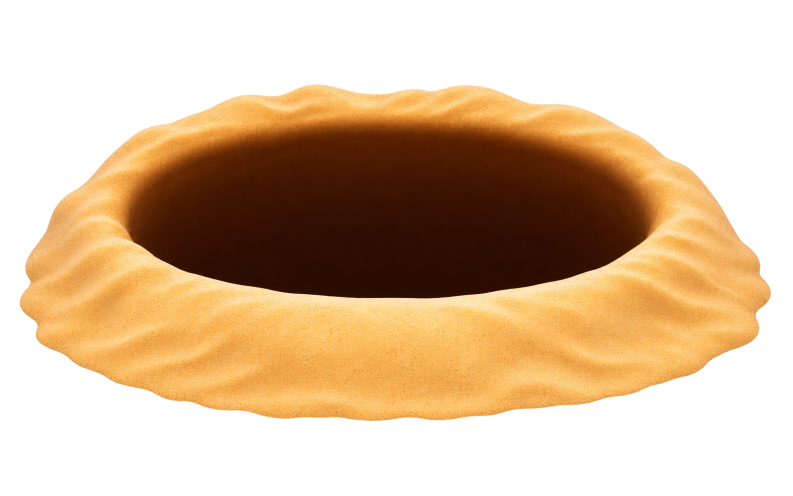
#> input picture mole/assets/rhythm/beach-sand-hole-v1690/hole-source.png, 1585 x 992 px (shown at 1/2 size)
$ python prepare-beach-sand-v1690.py
#> lines starting #> are read from the running program, lines starting #| are printed output that depends on the picture; long printed decimals are rounded
"""Pack the ImageGen source and derive matching render/occlusion layers, without repainting."""
from pathlib import Path
from PIL import Image
import json,statistics,hashlib
from collections import deque
repo=Path(__file__).resolve().parent.parent;folder=repo/'mole/assets/rhythm/beach-sand-hole-v1690'
source=Image.open(folder/'hole-source.png').convert('RGBA')
#> source is the input picture: PIL image 1585x992 RGBA; mean R, G, B, A 92.4, 64.6, 32.4, 126.4
box=source.getchannel('A').point(lambda a:255 if a>=64 else 0).getbbox()
#> box = (39, 168, 1542, 842)
pad=12;box=(max(0,box[0]-pad),max(0,box[1]-pad),min(source.width,box[2]+pad),min(source.height,box[3]+pad))
#> after `box = (max(0, box[0] - pad), max(0, box[1] - pad), min(source.width, b`: box = (27, 156, 1554, 854)
image=source.crop(box);size=(1024,round(image.height/image.width*1024));image=image.resize(size,Image.Resampling.LANCZOS);w,h=size
#> after `image = source.crop(box)`:
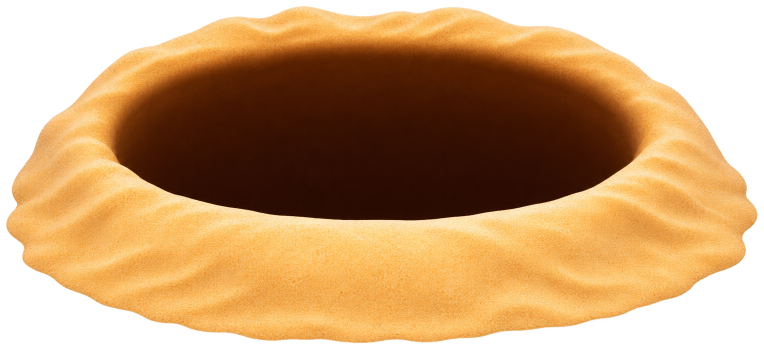
#> image: PIL image 1527x698 RGBA (shown at 1/2 size); mean R, G, B, A 136.3, 95.3, 47.7, 186.4; transparent parts drawn white
#> after `size = (1024, round(image.height / image.width * 1024))`: size = (1024, 468)
#> after `image = image.resize(size, Image.Resampling.LANCZOS)`:
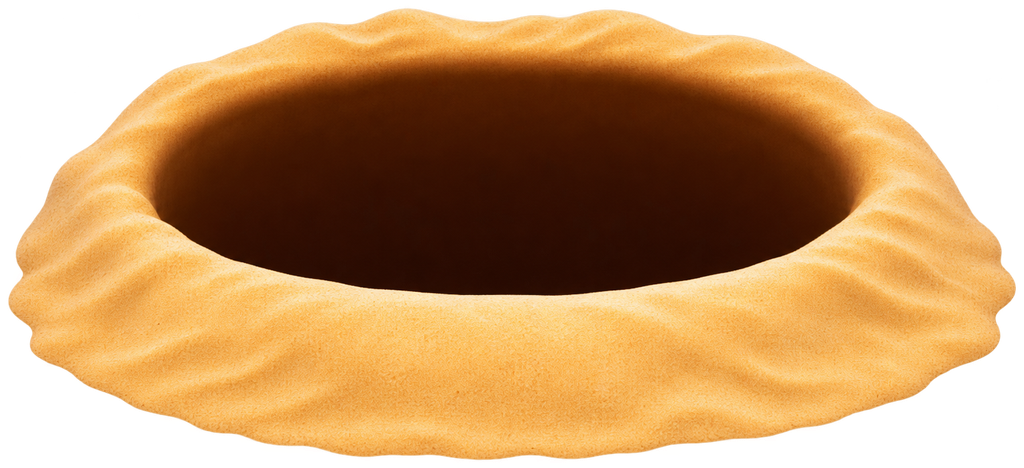
#> image: PIL image 1024x468 RGBA; mean R, G, B, A 135.3, 94.8, 47.4, 186.4; transparent parts drawn white
#> after `w, h = size`: w = 1024; h = 468
pixels=image.load();cy=round(h*.47)
#> after `cy = round(h * 0.47)`: cy = 220
def dark(x,y):
    r,g,b,a=pixels[x,y];return a>160 and r<132 and g<76 and b<54
seed=(w//2,cy);assert dark(*seed);queue=deque([seed]);seen={seed};columns={}
#> after `seed = (w // 2, cy)`: seed = (512, 220)
#> in dark, `r, g, b, a = pixels[x, y]`: r = 44; g = 12; b = 1; a = 252
while queue:
    x,y=queue.popleft();columns.setdefault(x,[]).append(y)
    for nx,ny in [(x-1,y),(x+1,y),(x,y-1),(x,y+1)]:
        if 0<=nx<w and 0<=ny<h and (nx,ny) not in seen and dark(nx,ny):seen.add((nx,ny));queue.append((nx,ny))
#> this loop made 125226 passes
#> (x, y) on passes 1 to 3: (512, 220), (511, 220), (513, 220)
#> after the loop, columns = 698 items; seen = 125226 items
valid={x:max(ys)+1 for x,ys in columns.items() if len(ys)>=10};lo=min(valid);hi=max(valid);raw=[]
#> after `valid = {x: max(ys) + 1 for x, ys in columns.items() if len(ys) >= 10}`: valid = 694 items
#> after `lo = min(valid)`: lo = 156
#> after `hi = max(valid)`: hi = 849
for x in range(w):
    if x<lo:raw.append(h*.50+(valid[lo]-h*.50)*x/max(1,lo))
    elif x>hi:raw.append(valid[hi]+(h*.50-valid[hi])*(x-hi)/max(1,w-1-hi))
    else:raw.append(valid.get(x,valid[min(valid,key=lambda k:abs(k-x))]))
#> after the loop, raw = 1024 values, max 295 at index 458, min 211 at index 156, mean 257.7
median=[statistics.median(raw[max(0,x-18):min(w,x+19)]) for x in range(w)]
#> median = 1024 values, max 295 at index 458, min 213.5 at index 139, mean 257.8
curve=[sum(median[max(0,x-4):min(w,x+5)])/len(median[max(0,x-4):min(w,x+5)]) for x in range(w)]
#> curve = 1024 values, max 295 at index 462, min 213.5 at index 143, mean 257.8
# Exclude 3 source pixels of dark lip (about .3 CSS px on a 390px-wide phone).
# The source/back image is unchanged; foreground and GPU mask use the same inset.
curve=[edge+3 for edge in curve]
#> curve = 1024 values, max 298 at index 462, min 216.5 at index 143, mean 260.8
front=image.copy();front_pixels=front.load();mask=Image.new('RGBA',size,(255,255,255,0));mask_pixels=mask.load()
for x in range(w):
    edge=curve[x]
    for y in range(h):
        coverage=max(0,min(1,(y-edge+.75)/1.5));r,g,b,a=pixels[x,y]
        front_pixels[x,y]=(r,g,b,round(a*coverage));mask_pixels[x,y]=(255,255,255,round(255*coverage))
#> this loop made 1024 passes
#> edge on passes 1 to 3: 235.5, 235.5, 235.5
image.save(folder/'hole-back.png');front.save(folder/'hole-front.png');mask.save(folder/'hole-occlusion.png')
#> after `image.save(folder / 'hole-back.png')`:
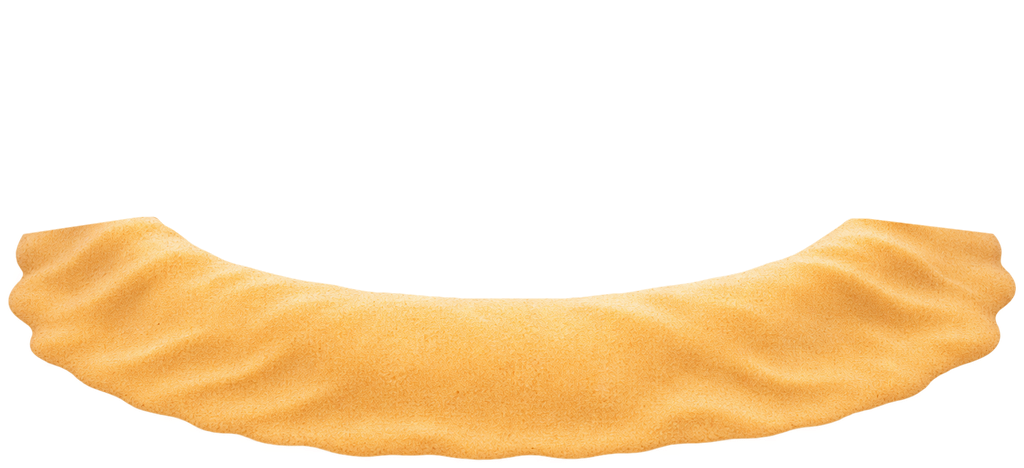
#> saved as hole-front.png: PIL image 1024x468 RGBA; mean R, G, B, A 135.3, 94.8, 47.4, 85.4; transparent parts drawn white
geometry={'width':w,'height':h,'frontCenterY':curve[w//2]/h,'sourceCrop':box,'frontCurvePixels':curve,'innerLipTrimPixels':3,'source':'built-in imagegen; continuous beach sand mound, replacing the V1689 stone rim; beach background palette reference','preservedOriginals':['../hole-1.png','../hole-2.png','../hole-3.png','../hole-4.png']}
(folder/'geometry.json').write_text(json.dumps(geometry,indent=2),encoding='utf-8')
for name in ['hole-back.png','hole-front.png','hole-occlusion.png']:
    im=Image.open(folder/name);assert im.size==size and im.mode=='RGBA'
assert max(curve)>h*.5 and max(abs(curve[i]-curve[i-1]) for i in range(1,w))<h*.08
print('PACKED_BEACH_HOLE',size,'front-center',geometry['frontCenterY'])
#| PACKED_BEACH_HOLE (1024, 468) front-center 0.6368
